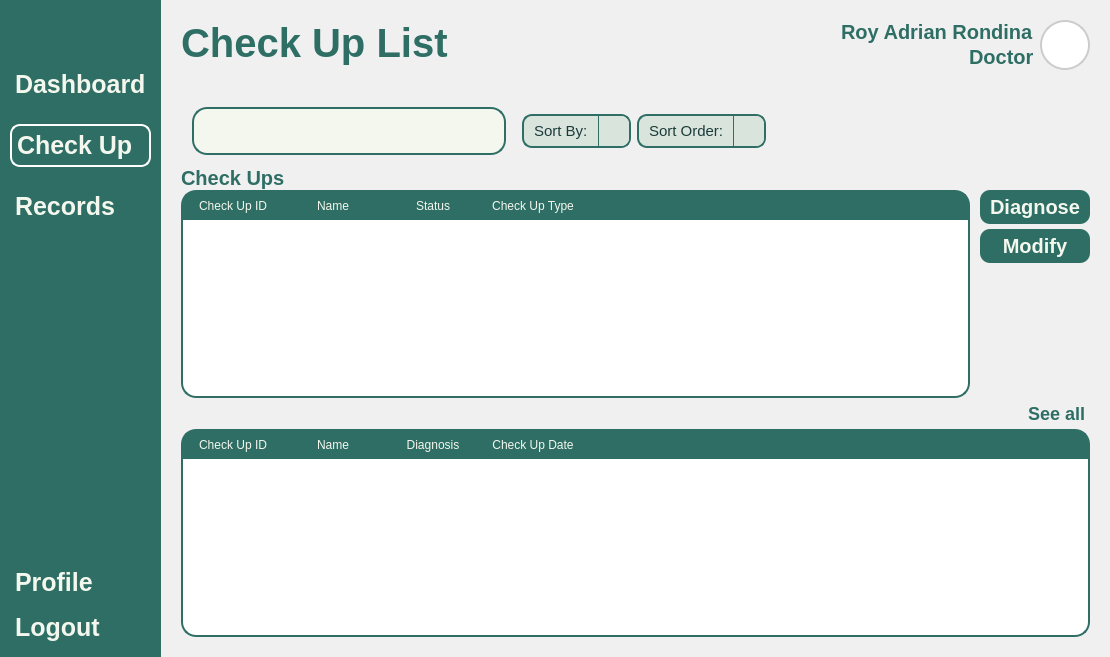
<?xml version="1.0" encoding="UTF-8"?>
<ui version="4.0">
 <class>MainWindow</class>
 <widget class="QMainWindow" name="MainWindow">
  <property name="geometry">
   <rect>
    <x>0</x>
    <y>0</y>
    <width>1110</width>
    <height>657</height>
   </rect>
  </property>
  <property name="windowTitle">
   <string>MainWindow</string>
  </property>
  <property name="styleSheet">
   <string notr="true">*{
	padding: 0px;
	margin: 0px;
	border: 0px;
}
QPushButton {
	font: 900 10pt &quot;Satoshi Black&quot;;
	background-color: transparent;
 	border-radius: 10px;
	font-weight: bold;
	font-size: 25px;
	color: #F4F7ED;
	text-align: left;
	padding: 5px 5px;
}
#NavBar {
    background-color: #2E6E65;
}
QLabel {
	font: 900 10pt &quot;Satoshi Black&quot;;
	font-size: 20px;
	font-weight: bold;
	color: #2E6E65;
	qproperty-alignment: 'AlignLeft';
    qproperty-wordWrap: true;
	background: transparent;
}
</string>
  </property>
  <widget class="QWidget" name="centralwidget">
   <layout class="QHBoxLayout" name="horizontalLayout">
    <property name="spacing">
     <number>0</number>
    </property>
    <property name="leftMargin">
     <number>0</number>
    </property>
    <property name="topMargin">
     <number>0</number>
    </property>
    <property name="rightMargin">
     <number>0</number>
    </property>
    <property name="bottomMargin">
     <number>0</number>
    </property>
    <item>
     <widget class="QWidget" name="NavBar" native="true">
      <property name="sizePolicy">
       <sizepolicy hsizetype="Preferred" vsizetype="Expanding">
        <horstretch>0</horstretch>
        <verstretch>0</verstretch>
       </sizepolicy>
      </property>
      <layout class="QVBoxLayout" name="verticalLayout">
       <property name="spacing">
        <number>6</number>
       </property>
       <property name="leftMargin">
        <number>10</number>
       </property>
       <property name="topMargin">
        <number>10</number>
       </property>
       <property name="rightMargin">
        <number>10</number>
       </property>
       <property name="bottomMargin">
        <number>10</number>
       </property>
       <item>
        <widget class="QPushButton" name="DashBoardButton">
         <property name="text">
          <string/>
         </property>
         <property name="icon">
          <iconset resource="../Images/resources.qrc">
           <normaloff>:/lucide/icons/align-justify.svg</normaloff>:/lucide/icons/align-justify.svg</iconset>
         </property>
         <property name="iconSize">
          <size>
           <width>40</width>
           <height>40</height>
          </size>
         </property>
        </widget>
       </item>
       <item>
        <spacer name="verticalSpacer">
         <property name="orientation">
          <enum>Qt::Vertical</enum>
         </property>
         <property name="sizeType">
          <enum>QSizePolicy::Fixed</enum>
         </property>
         <property name="sizeHint" stdset="0">
          <size>
           <width>20</width>
           <height>10</height>
          </size>
         </property>
        </spacer>
       </item>
       <item>
        <layout class="QVBoxLayout" name="MainButtons">
         <property name="spacing">
          <number>20</number>
         </property>
         <property name="sizeConstraint">
          <enum>QLayout::SetNoConstraint</enum>
         </property>
         <item>
          <widget class="QPushButton" name="pushButton_3">
           <property name="text">
            <string>Dashboard</string>
           </property>
           <property name="icon">
            <iconset resource="../Images/resources.qrc">
             <normaloff>:/lucide/icons/layout-dashboard.svg</normaloff>:/lucide/icons/layout-dashboard.svg</iconset>
           </property>
           <property name="iconSize">
            <size>
             <width>40</width>
             <height>40</height>
            </size>
           </property>
          </widget>
         </item>
         <item>
          <widget class="QPushButton" name="pushButton_2">
           <property name="styleSheet">
            <string notr="true">QPushButton {
	border: 2px solid white;
}</string>
           </property>
           <property name="text">
            <string>Check Up</string>
           </property>
           <property name="icon">
            <iconset resource="../Images/resources.qrc">
             <normaloff>:/lucide/icons/file-text.svg</normaloff>:/lucide/icons/file-text.svg</iconset>
           </property>
           <property name="iconSize">
            <size>
             <width>40</width>
             <height>40</height>
            </size>
           </property>
          </widget>
         </item>
         <item>
          <widget class="QPushButton" name="pushButton">
           <property name="text">
            <string>Records</string>
           </property>
           <property name="icon">
            <iconset resource="../Images/resources.qrc">
             <normaloff>:/lucide/icons/user-round-pen.svg</normaloff>:/lucide/icons/user-round-pen.svg</iconset>
           </property>
           <property name="iconSize">
            <size>
             <width>40</width>
             <height>40</height>
            </size>
           </property>
          </widget>
         </item>
        </layout>
       </item>
       <item>
        <spacer name="verticalSpacer_2">
         <property name="orientation">
          <enum>Qt::Vertical</enum>
         </property>
         <property name="sizeType">
          <enum>QSizePolicy::Expanding</enum>
         </property>
         <property name="sizeHint" stdset="0">
          <size>
           <width>20</width>
           <height>40</height>
          </size>
         </property>
        </spacer>
       </item>
       <item>
        <layout class="QVBoxLayout" name="verticalLayout_2">
         <property name="sizeConstraint">
          <enum>QLayout::SetNoConstraint</enum>
         </property>
         <item>
          <widget class="QPushButton" name="pushButton_5">
           <property name="text">
            <string>Profile</string>
           </property>
           <property name="icon">
            <iconset resource="../Images/resources.qrc">
             <normaloff>:/lucide/icons/user-round-cog.svg</normaloff>:/lucide/icons/user-round-cog.svg</iconset>
           </property>
           <property name="iconSize">
            <size>
             <width>40</width>
             <height>40</height>
            </size>
           </property>
          </widget>
         </item>
         <item>
          <widget class="QPushButton" name="pushButton_4">
           <property name="text">
            <string>Logout</string>
           </property>
           <property name="icon">
            <iconset resource="../Images/resources.qrc">
             <normaloff>:/lucide/icons/log-out.svg</normaloff>:/lucide/icons/log-out.svg</iconset>
           </property>
           <property name="iconSize">
            <size>
             <width>40</width>
             <height>40</height>
            </size>
           </property>
          </widget>
         </item>
        </layout>
       </item>
      </layout>
     </widget>
    </item>
    <item>
     <widget class="QFrame" name="MainBodyContainer">
      <property name="sizePolicy">
       <sizepolicy hsizetype="Expanding" vsizetype="Preferred">
        <horstretch>0</horstretch>
        <verstretch>0</verstretch>
       </sizepolicy>
      </property>
      <property name="styleSheet">
       <string notr="true">#MainBodyContainer {
	background-color: #f0f0f0;
}

#Header {
	padding: 20px 20px;
}
QLabel {
    padding: 0px;
}
#UserType {
	font: 300 10pt &quot;Lexend Light&quot;;
	font-size: 15px;
	color: #2B3752;
}
#UserName {
	font: 600 10pt &quot;Lexend SemiBold&quot;;
	font-size: 25px;
	color: #2B3752;
}
#InterfaceTitle{
	font-size: 40px;
}
QGraphicsView {
    border: 2px solid #ccc;
    border-radius: 25px;
    background: white;
}


</string>
      </property>
      <property name="frameShape">
       <enum>QFrame::StyledPanel</enum>
      </property>
      <property name="frameShadow">
       <enum>QFrame::Raised</enum>
      </property>
      <layout class="QVBoxLayout" name="verticalLayout_3">
       <property name="leftMargin">
        <number>0</number>
       </property>
       <property name="topMargin">
        <number>0</number>
       </property>
       <property name="rightMargin">
        <number>0</number>
       </property>
       <property name="bottomMargin">
        <number>0</number>
       </property>
       <item>
        <widget class="QFrame" name="Header">
         <property name="frameShape">
          <enum>QFrame::StyledPanel</enum>
         </property>
         <property name="frameShadow">
          <enum>QFrame::Raised</enum>
         </property>
         <layout class="QHBoxLayout" name="horizontalLayout_2">
          <property name="leftMargin">
           <number>0</number>
          </property>
          <property name="topMargin">
           <number>0</number>
          </property>
          <property name="rightMargin">
           <number>0</number>
          </property>
          <property name="bottomMargin">
           <number>0</number>
          </property>
          <item>
           <widget class="QLabel" name="InterfaceTitle">
            <property name="layoutDirection">
             <enum>Qt::LeftToRight</enum>
            </property>
            <property name="text">
             <string>Check Up List</string>
            </property>
            <property name="alignment">
             <set>Qt::AlignLeading</set>
            </property>
           </widget>
          </item>
          <item>
           <layout class="QHBoxLayout" name="UserPanel">
            <property name="rightMargin">
             <number>0</number>
            </property>
            <item>
             <layout class="QVBoxLayout" name="UserInfo">
              <property name="spacing">
               <number>0</number>
              </property>
              <item alignment="Qt::AlignRight">
               <widget class="QLabel" name="User">
                <property name="text">
                 <string>Roy Adrian Rondina</string>
                </property>
                <property name="alignment">
                 <set>Qt::AlignLeading</set>
                </property>
               </widget>
              </item>
              <item alignment="Qt::AlignRight">
               <widget class="QLabel" name="ID">
                <property name="text">
                 <string>Doctor</string>
                </property>
                <property name="alignment">
                 <set>Qt::AlignLeading</set>
                </property>
               </widget>
              </item>
             </layout>
            </item>
            <item>
             <widget class="QFrame" name="Profile">
              <property name="sizePolicy">
               <sizepolicy hsizetype="Fixed" vsizetype="Fixed">
                <horstretch>0</horstretch>
                <verstretch>0</verstretch>
               </sizepolicy>
              </property>
              <property name="minimumSize">
               <size>
                <width>50</width>
                <height>50</height>
               </size>
              </property>
              <property name="maximumSize">
               <size>
                <width>50</width>
                <height>50</height>
               </size>
              </property>
              <property name="frameShape">
               <enum>QFrame::StyledPanel</enum>
              </property>
              <property name="frameShadow">
               <enum>QFrame::Raised</enum>
              </property>
              <layout class="QVBoxLayout" name="verticalLayout_4">
               <property name="spacing">
                <number>0</number>
               </property>
               <property name="leftMargin">
                <number>0</number>
               </property>
               <property name="topMargin">
                <number>0</number>
               </property>
               <property name="rightMargin">
                <number>0</number>
               </property>
               <property name="bottomMargin">
                <number>0</number>
               </property>
               <item>
                <widget class="QGraphicsView" name="ProfilePic">
                 <property name="enabled">
                  <bool>true</bool>
                 </property>
                 <property name="sizePolicy">
                  <sizepolicy hsizetype="Preferred" vsizetype="Preferred">
                   <horstretch>0</horstretch>
                   <verstretch>0</verstretch>
                  </sizepolicy>
                 </property>
                 <property name="minimumSize">
                  <size>
                   <width>0</width>
                   <height>0</height>
                  </size>
                 </property>
                </widget>
               </item>
              </layout>
             </widget>
            </item>
           </layout>
          </item>
         </layout>
        </widget>
       </item>
       <item>
        <widget class="QFrame" name="MainBody">
         <property name="sizePolicy">
          <sizepolicy hsizetype="Preferred" vsizetype="Expanding">
           <horstretch>0</horstretch>
           <verstretch>0</verstretch>
          </sizepolicy>
         </property>
         <property name="styleSheet">
          <string notr="true">#SearchBar {
	border: 2px solid #2E6E65;
	border-radius: 15px;
	text-align: center;
	background-color: transparent;
}

QComboBox {
    background-color: #b5cecb;
    font-size: 15px;
    color: #1b3b3a;
    border-radius: 10px;
    padding: 5px 10px;
    border: 1px solid #2E6E65;
}

QComboBox::drop-down {
    background: transparent;
    border: none;
    width: 20px;
}

#SeeAllButton {
	text-align: right;
	color: #2E6E65;
	font-size: 18px
}
</string>
         </property>
         <property name="frameShape">
          <enum>QFrame::StyledPanel</enum>
         </property>
         <property name="frameShadow">
          <enum>QFrame::Raised</enum>
         </property>
         <layout class="QVBoxLayout" name="verticalLayout_6">
          <property name="spacing">
           <number>0</number>
          </property>
          <property name="leftMargin">
           <number>20</number>
          </property>
          <property name="topMargin">
           <number>0</number>
          </property>
          <property name="rightMargin">
           <number>20</number>
          </property>
          <property name="bottomMargin">
           <number>20</number>
          </property>
          <item>
           <widget class="QFrame" name="SearchBarContainer">
            <property name="sizePolicy">
             <sizepolicy hsizetype="Preferred" vsizetype="Expanding">
              <horstretch>0</horstretch>
              <verstretch>0</verstretch>
             </sizepolicy>
            </property>
            <property name="maximumSize">
             <size>
              <width>16777215</width>
              <height>70</height>
             </size>
            </property>
            <property name="frameShape">
             <enum>QFrame::StyledPanel</enum>
            </property>
            <property name="frameShadow">
             <enum>QFrame::Raised</enum>
            </property>
            <layout class="QHBoxLayout" name="horizontalLayout_3">
             <property name="leftMargin">
              <number>11</number>
             </property>
             <property name="topMargin">
              <number>11</number>
             </property>
             <property name="rightMargin">
              <number>11</number>
             </property>
             <property name="bottomMargin">
              <number>11</number>
             </property>
             <item>
              <widget class="QWidget" name="SearchBar" native="true">
               <property name="sizePolicy">
                <sizepolicy hsizetype="Expanding" vsizetype="Fixed">
                 <horstretch>0</horstretch>
                 <verstretch>0</verstretch>
                </sizepolicy>
               </property>
               <property name="styleSheet">
                <string notr="true">#SearchBar {
	background-color: #F4F7ED;
	border: 2px solid #2E6E65;
    border-radius: 15px;
}
#Search{
	background-color: transparent ;
	font: 300 14pt &quot;Lexend Light&quot;;
}</string>
               </property>
               <layout class="QHBoxLayout" name="horizontalLayout_4">
                <property name="spacing">
                 <number>0</number>
                </property>
                <property name="topMargin">
                 <number>5</number>
                </property>
                <property name="rightMargin">
                 <number>0</number>
                </property>
                <property name="bottomMargin">
                 <number>5</number>
                </property>
                <item>
                 <widget class="QLineEdit" name="Search"/>
                </item>
                <item>
                 <widget class="QPushButton" name="SearchButton">
                  <property name="text">
                   <string/>
                  </property>
                  <property name="icon">
                   <iconset resource="../Images/resources.qrc">
                    <normaloff>:/lucide/icons/search.svg</normaloff>:/lucide/icons/search.svg</iconset>
                  </property>
                  <property name="iconSize">
                   <size>
                    <width>40</width>
                    <height>40</height>
                   </size>
                  </property>
                 </widget>
                </item>
               </layout>
              </widget>
             </item>
             <item>
              <spacer name="horizontalSpacer_2">
               <property name="orientation">
                <enum>Qt::Horizontal</enum>
               </property>
               <property name="sizeType">
                <enum>QSizePolicy::Maximum</enum>
               </property>
               <property name="sizeHint" stdset="0">
                <size>
                 <width>10</width>
                 <height>20</height>
                </size>
               </property>
              </spacer>
             </item>
             <item>
              <widget class="QComboBox" name="SortByBox">
               <property name="styleSheet">
                <string notr="true">QComboBox {
    background-color: #D9E4DC;
    border: 2px solid #2E6E65;
    border-radius: 10px;
    padding: 5px 10px;
	font: 300 12pt &quot;Lexend Light&quot;;
}
QComboBox::drop-down {
    subcontrol-origin: padding;
    subcontrol-position: top right;
    width: 30px;
    border-left: 1px solid #2E6E65;
    background-color: #D9E4DC;
    border-top-right-radius: 8px;
    border-bottom-right-radius: 8px;
}
QComboBox::down-arrow {
    image: url(:/icons/icons/chevron-down.svg);
    width: 20px;
    height: 20px;
}
QComboBox QAbstractItemView {
    background-color: #F4F7ED;
    selection-background-color: #CCE3D0;
    border: 1px solid #2E6E65;
    border-radius: 2px;
    outline: 0;
	font: 300 12pt &quot;Lexend Light&quot;;
}</string>
               </property>
               <item>
                <property name="text">
                 <string>Sort By:</string>
                </property>
               </item>
              </widget>
             </item>
             <item>
              <widget class="QComboBox" name="SortOrderBox">
               <property name="styleSheet">
                <string notr="true">QComboBox {
    background-color: #D9E4DC;
    border: 2px solid #2E6E65;
    border-radius: 10px;
    padding: 5px 10px;
	font: 300 12pt &quot;Lexend Light&quot;;
}
QComboBox::drop-down {
    subcontrol-origin: padding;
    subcontrol-position: top right;
    width: 30px;
    border-left: 1px solid #2E6E65;
    background-color: #D9E4DC;
    border-top-right-radius: 8px;
    border-bottom-right-radius: 8px;
}
QComboBox::down-arrow {
    image: url(:/icons/icons/chevron-down.svg);
    width: 20px;
    height: 20px;
}
QComboBox QAbstractItemView {
    background-color: #F4F7ED;
    selection-background-color: #CCE3D0;
    border: 1px solid #2E6E65;
    border-radius: 2px;
    outline: 0;
	font: 300 12pt &quot;Lexend Light&quot;;
}</string>
               </property>
               <item>
                <property name="text">
                 <string>Sort Order:</string>
                </property>
               </item>
              </widget>
             </item>
             <item>
              <spacer name="horizontalSpacer">
               <property name="orientation">
                <enum>Qt::Horizontal</enum>
               </property>
               <property name="sizeType">
                <enum>QSizePolicy::Expanding</enum>
               </property>
               <property name="sizeHint" stdset="0">
                <size>
                 <width>100</width>
                 <height>20</height>
                </size>
               </property>
              </spacer>
             </item>
            </layout>
           </widget>
          </item>
          <item>
           <widget class="QLabel" name="CheckUpLabel">
            <property name="text">
             <string>Check Ups</string>
            </property>
           </widget>
          </item>
          <item>
           <widget class="QFrame" name="frame">
            <property name="styleSheet">
             <string notr="true">QPushButton {
	font: 900 10pt &quot;Satoshi Black&quot;;
	background-color:  #2E6E65;
	border-radius: 10px;
	font-weight: bold;
	font-size: 20px;
	color: #F4F7ED;
	text-align: center;
}</string>
            </property>
            <property name="frameShape">
             <enum>QFrame::StyledPanel</enum>
            </property>
            <property name="frameShadow">
             <enum>QFrame::Raised</enum>
            </property>
            <layout class="QHBoxLayout" name="horizontalLayout_5">
             <property name="spacing">
              <number>10</number>
             </property>
             <property name="leftMargin">
              <number>0</number>
             </property>
             <property name="topMargin">
              <number>0</number>
             </property>
             <property name="rightMargin">
              <number>0</number>
             </property>
             <property name="bottomMargin">
              <number>0</number>
             </property>
             <item>
              <widget class="QTableWidget" name="AcceptedCheckUp">
               <property name="sizePolicy">
                <sizepolicy hsizetype="Expanding" vsizetype="Expanding">
                 <horstretch>0</horstretch>
                 <verstretch>0</verstretch>
                </sizepolicy>
               </property>
               <property name="styleSheet">
                <string notr="true">QTableWidget {
    border: 2px solid white;
    border-radius: 15px;
    background-color: white;
	border-color: #2e6e65;
}

QHeaderView {
    border: none;
    font: 700 16pt &quot;Arial&quot;;
    background-color: #2e6e65;
    color: #f4f7ed;
    padding: 0px;
    margin: 0px;
    border-top-left-radius: 10px;
    border-top-right-radius: 10px;
}

QHeaderView::section {
    border: none;
	text-align: left;
    font: 700 12pt &quot;Arial&quot;;
    background-color: #2e6e65;
    color: #f4f7ed;
    padding: 5px;
    margin: 0px;
}

QHeaderView::section:first {
    border-top-left-radius: 10px;
}

QHeaderView::section:last {
    border-top-right-radius: 10px;
}
</string>
               </property>
               <column>
                <property name="text">
                 <string>Check Up ID</string>
                </property>
               </column>
               <column>
                <property name="text">
                 <string>Name</string>
                </property>
               </column>
               <column>
                <property name="text">
                 <string>Status</string>
                </property>
               </column>
               <column>
                <property name="text">
                 <string>Check Up Type</string>
                </property>
               </column>
              </widget>
             </item>
             <item alignment="Qt::AlignTop">
              <widget class="QFrame" name="frame_2">
               <property name="sizePolicy">
                <sizepolicy hsizetype="Fixed" vsizetype="Preferred">
                 <horstretch>0</horstretch>
                 <verstretch>0</verstretch>
                </sizepolicy>
               </property>
               <property name="minimumSize">
                <size>
                 <width>110</width>
                 <height>0</height>
                </size>
               </property>
               <property name="maximumSize">
                <size>
                 <width>110</width>
                 <height>16777215</height>
                </size>
               </property>
               <property name="frameShape">
                <enum>QFrame::StyledPanel</enum>
               </property>
               <property name="frameShadow">
                <enum>QFrame::Raised</enum>
               </property>
               <layout class="QVBoxLayout" name="verticalLayout_5">
                <property name="spacing">
                 <number>5</number>
                </property>
                <property name="leftMargin">
                 <number>0</number>
                </property>
                <property name="topMargin">
                 <number>0</number>
                </property>
                <property name="rightMargin">
                 <number>0</number>
                </property>
                <property name="bottomMargin">
                 <number>0</number>
                </property>
                <item>
                 <widget class="QPushButton" name="DiagnoseButton">
                  <property name="text">
                   <string>Diagnose</string>
                  </property>
                 </widget>
                </item>
                <item>
                 <widget class="QPushButton" name="ModifyCheckUp">
                  <property name="text">
                   <string>Modify</string>
                  </property>
                 </widget>
                </item>
               </layout>
              </widget>
             </item>
            </layout>
           </widget>
          </item>
          <item>
           <widget class="QPushButton" name="SeeAllButton">
            <property name="text">
             <string>See all</string>
            </property>
           </widget>
          </item>
          <item>
           <widget class="QTableWidget" name="DoneTable">
            <property name="styleSheet">
             <string notr="true">QTableWidget {
    border: 2px solid white;
    border-radius: 15px;
    background-color: white;
	border-color: #2e6e65;
}

QHeaderView {
    border: none;
    font: 700 16pt &quot;Arial&quot;;
    background-color: #2e6e65;
    color: #f4f7ed;
    padding: 0px;
    margin: 0px;
    border-top-left-radius: 10px;
    border-top-right-radius: 10px;
}

QHeaderView::section {
    border: none;
	text-align: left;
    font: 700 12pt &quot;Arial&quot;;
    background-color: #2e6e65;
    color: #f4f7ed;
    padding: 5px;
    margin: 0px;
}

QHeaderView::section:first {
    border-top-left-radius: 10px;
}

QHeaderView::section:last {
    border-top-right-radius: 10px;
}
</string>
            </property>
            <column>
             <property name="text">
              <string>Check Up ID</string>
             </property>
            </column>
            <column>
             <property name="text">
              <string>Name</string>
             </property>
            </column>
            <column>
             <property name="text">
              <string>Diagnosis</string>
             </property>
            </column>
            <column>
             <property name="text">
              <string>Check Up Date</string>
             </property>
            </column>
           </widget>
          </item>
         </layout>
        </widget>
       </item>
      </layout>
     </widget>
    </item>
   </layout>
  </widget>
 </widget>
 <resources>
  <include location="../Images/resources.qrc"/>
 </resources>
 <connections/>
</ui>
